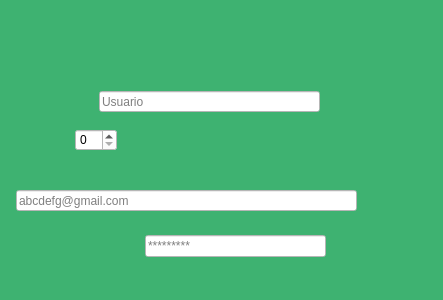
<?xml version="1.0" encoding="UTF-8"?>
<ui version="4.0">
 <class>Dialog</class>
 <widget class="QDialog" name="Dialog">
  <property name="geometry">
   <rect>
    <x>0</x>
    <y>0</y>
    <width>443</width>
    <height>300</height>
   </rect>
  </property>
  <property name="windowTitle">
   <string>GJAS: CUIDADOR</string>
  </property>
  <property name="autoFillBackground">
   <bool>false</bool>
  </property>
  <property name="styleSheet">
   <string notr="true">background-color: rgb(62, 178, 113);</string>
  </property>
  <widget class="QPushButton" name="pushButton">
   <property name="geometry">
    <rect>
     <x>370</x>
     <y>230</y>
     <width>61</width>
     <height>61</height>
    </rect>
   </property>
   <property name="cursor">
    <cursorShape>PointingHandCursor</cursorShape>
   </property>
   <property name="autoFillBackground">
    <bool>false</bool>
   </property>
   <property name="text">
    <string/>
   </property>
   <property name="icon">
    <iconset>
     <normaloff>../imagen/siguiente.png</normaloff>../imagen/siguiente.png</iconset>
   </property>
   <property name="iconSize">
    <size>
     <width>250</width>
     <height>120</height>
    </size>
   </property>
   <property name="autoDefault">
    <bool>true</bool>
   </property>
   <property name="flat">
    <bool>true</bool>
   </property>
  </widget>
  <widget class="QLabel" name="label">
   <property name="geometry">
    <rect>
     <x>-10</x>
     <y>0</y>
     <width>451</width>
     <height>311</height>
    </rect>
   </property>
   <property name="text">
    <string/>
   </property>
   <property name="pixmap">
    <pixmap>../imagen/cuidador.png</pixmap>
   </property>
   <property name="scaledContents">
    <bool>true</bool>
   </property>
  </widget>
  <widget class="QLineEdit" name="nombre">
   <property name="geometry">
    <rect>
     <x>99</x>
     <y>91</y>
     <width>221</width>
     <height>21</height>
    </rect>
   </property>
   <property name="styleSheet">
    <string notr="true">background-color:rgb(255, 255, 255)</string>
   </property>
   <property name="placeholderText">
    <string>Usuario</string>
   </property>
  </widget>
  <widget class="QLineEdit" name="correo">
   <property name="geometry">
    <rect>
     <x>16</x>
     <y>190</y>
     <width>341</width>
     <height>21</height>
    </rect>
   </property>
   <property name="styleSheet">
    <string notr="true">background-color:rgb(255, 255, 255)</string>
   </property>
   <property name="text">
    <string/>
   </property>
   <property name="placeholderText">
    <string>abcdefg@gmail.com</string>
   </property>
  </widget>
  <widget class="QLineEdit" name="pasw">
   <property name="geometry">
    <rect>
     <x>145</x>
     <y>235</y>
     <width>181</width>
     <height>22</height>
    </rect>
   </property>
   <property name="styleSheet">
    <string notr="true">background-color:rgb(255, 255, 255)</string>
   </property>
   <property name="placeholderText">
    <string>*********</string>
   </property>
  </widget>
  <widget class="QSpinBox" name="edad">
   <property name="geometry">
    <rect>
     <x>75</x>
     <y>129</y>
     <width>42</width>
     <height>22</height>
    </rect>
   </property>
   <property name="styleSheet">
    <string notr="true">background-color:rgb(255, 255, 255)</string>
   </property>
  </widget>
  <zorder>label</zorder>
  <zorder>pushButton</zorder>
  <zorder>nombre</zorder>
  <zorder>correo</zorder>
  <zorder>pasw</zorder>
  <zorder>edad</zorder>
 </widget>
 <resources/>
 <connections/>
</ui>
